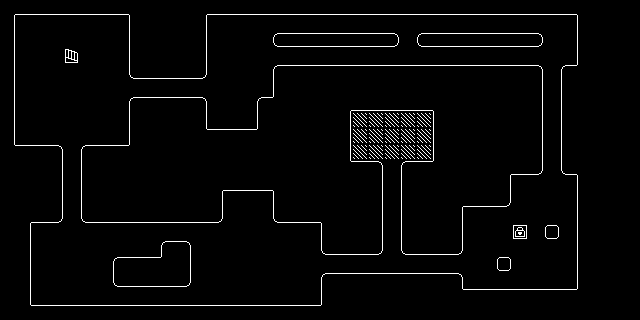

This is a level from a 2D game, rendered from its Tiled map with the project's own tilesets. A one-line summary and the map file follow, with tile-layer data summarised:
An orthogonal 40x20 tile map with 16x16 px tiles, 1 tile layer (Tile Layer 1) and 805 objects (505x wall, 276x ground, 15x bonus, 3x smudge, 2x spreader, ...).

<map version="1.8" tiledversion="1.8.4" orientation="orthogonal" renderorder="right-down" width="40" height="20" tilewidth="16" tileheight="16" infinite="0" nextlayerid="4" nextobjectid="810">
 <properties>
  <property name="bonusMessage" value="Paint attack range increased!" />
  <property name="paintGoalPercent" type="float" value="0.85" />
  <property name="rangeMod" type="int" value="2" />
 </properties>
 <tileset firstgid="1" source="default_tileset.tsx" />
 <layer id="1" name="Tile Layer 1" width="40" height="20">
  <data>[800 cells, 800 non-empty, 20 distinct tile ids]</data>
 </layer>
 <objectgroup id="3" name="collisionmap">
  <object id="1" type="wall" x="0" y="0" width="16" height="16" />
  <object id="2" type="wall" x="0" y="16" width="16" height="16" />
  <object id="3" type="wall" x="0" y="32" width="16" height="16" />
  <object id="4" type="wall" x="0" y="48" width="16" height="16" />
  <object id="5" type="wall" x="0" y="64" width="16" height="16" />
  <object id="6" type="wall" x="0" y="80" width="16" height="16" />
  <object id="7" type="wall" x="0" y="96" width="16" height="16" />
  <object id="8" type="wall" x="0" y="112" width="16" height="16" />
  <object id="9" type="wall" x="0" y="128" width="16" height="16" />
  <object id="10" type="wall" x="0" y="144" width="16" height="16" />
  <object id="11" type="wall" x="0" y="160" width="16" height="16" />
  <object id="12" type="wall" x="0" y="176" width="16" height="16" />
  <object id="13" type="wall" x="0" y="192" width="16" height="16" />
  <object id="14" type="wall" x="0" y="208" width="16" height="16" />
  <object id="15" type="wall" x="0" y="224" width="16" height="16" />
  <object id="16" type="wall" x="0" y="240" width="16" height="16" />
  <object id="17" type="wall" x="0" y="256" width="16" height="16" />
  <object id="18" type="wall" x="0" y="272" width="16" height="16" />
  <object id="19" type="wall" x="0" y="288" width="16" height="16" />
  <object id="20" type="wall" x="0" y="304" width="16" height="16" />
  <object id="21" type="wall" x="624" y="0" width="16" height="16" />
  <object id="22" type="wall" x="624" y="16" width="16" height="16" />
  <object id="23" type="wall" x="624" y="32" width="16" height="16" />
  <object id="24" type="wall" x="624" y="48" width="16" height="16" />
  <object id="25" type="wall" x="624" y="64" width="16" height="16" />
  <object id="26" type="wall" x="624" y="80" width="16" height="16" />
  <object id="27" type="wall" x="624" y="96" width="16" height="16" />
  <object id="28" type="wall" x="624" y="112" width="16" height="16" />
  <object id="29" type="wall" x="624" y="128" width="16" height="16" />
  <object id="30" type="wall" x="624" y="144" width="16" height="16" />
  <object id="31" type="wall" x="624" y="160" width="16" height="16" />
  <object id="32" type="wall" x="624" y="176" width="16" height="16" />
  <object id="33" type="wall" x="624" y="192" width="16" height="16" />
  <object id="34" type="wall" x="624" y="208" width="16" height="16" />
  <object id="35" type="wall" x="624" y="224" width="16" height="16" />
  <object id="36" type="wall" x="624" y="240" width="16" height="16" />
  <object id="37" type="wall" x="624" y="256" width="16" height="16" />
  <object id="38" type="wall" x="624" y="272" width="16" height="16" />
  <object id="39" type="wall" x="624" y="288" width="16" height="16" />
  <object id="40" type="wall" x="624" y="304" width="16" height="16" />
  <object id="41" type="wall" x="608" y="0" width="16" height="16" />
  <object id="42" type="wall" x="608" y="16" width="16" height="16" />
  <object id="43" type="wall" x="608" y="32" width="16" height="16" />
  <object id="44" type="wall" x="608" y="48" width="16" height="16" />
  <object id="45" type="wall" x="608" y="64" width="16" height="16" />
  <object id="46" type="wall" x="608" y="80" width="16" height="16" />
  <object id="47" type="wall" x="608" y="96" width="16" height="16" />
  <object id="48" type="wall" x="608" y="112" width="16" height="16" />
  <object id="49" type="wall" x="608" y="128" width="16" height="16" />
  <object id="50" type="wall" x="608" y="144" width="16" height="16" />
  <object id="51" type="wall" x="608" y="160" width="16" height="16" />
  <object id="52" type="wall" x="608" y="176" width="16" height="16" />
  <object id="53" type="wall" x="608" y="192" width="16" height="16" />
  <object id="54" type="wall" x="608" y="208" width="16" height="16" />
  <object id="55" type="wall" x="608" y="224" width="16" height="16" />
  <object id="56" type="wall" x="608" y="240" width="16" height="16" />
  <object id="57" type="wall" x="608" y="256" width="16" height="16" />
  <object id="58" type="wall" x="608" y="272" width="16" height="16" />
  <object id="59" type="wall" x="608" y="288" width="16" height="16" />
  <object id="60" type="wall" x="608" y="304" width="16" height="16" />
  <object id="61" type="wall" x="592" y="0" width="16" height="16" />
  <object id="62" type="wall" x="592" y="16" width="16" height="16" />
  <object id="63" type="wall" x="592" y="32" width="16" height="16" />
  <object id="64" type="wall" x="592" y="48" width="16" height="16" />
  <object id="65" type="wall" x="592" y="64" width="16" height="16" />
  <object id="66" type="wall" x="592" y="80" width="16" height="16" />
  <object id="67" type="wall" x="592" y="96" width="16" height="16" />
  <object id="68" type="wall" x="592" y="112" width="16" height="16" />
  <object id="69" type="wall" x="592" y="128" width="16" height="16" />
  <object id="70" type="wall" x="592" y="144" width="16" height="16" />
  <object id="71" type="wall" x="592" y="160" width="16" height="16" />
  <object id="72" type="wall" x="592" y="176" width="16" height="16" />
  <object id="73" type="wall" x="592" y="192" width="16" height="16" />
  <object id="74" type="wall" x="592" y="208" width="16" height="16" />
  <object id="75" type="wall" x="592" y="224" width="16" height="16" />
  <object id="76" type="wall" x="592" y="240" width="16" height="16" />
  <object id="77" type="wall" x="592" y="256" width="16" height="16" />
  <object id="78" type="wall" x="592" y="272" width="16" height="16" />
  <object id="79" type="wall" x="592" y="288" width="16" height="16" />
  <object id="80" type="wall" x="592" y="304" width="16" height="16" />
  <object id="81" type="wall" x="576" y="0" width="16" height="16" />
  <object id="82" type="wall" x="576" y="16" width="16" height="16" />
  <object id="83" type="wall" x="576" y="32" width="16" height="16" />
  <object id="84" type="wall" x="576" y="48" width="16" height="16" />
  <object id="85" type="wall" x="576" y="64" width="16" height="16" />
  <object id="86" type="wall" x="576" y="80" width="16" height="16" />
  <object id="87" type="wall" x="576" y="96" width="16" height="16" />
  <object id="88" type="wall" x="576" y="112" width="16" height="16" />
  <object id="89" type="wall" x="576" y="128" width="16" height="16" />
  <object id="90" type="wall" x="576" y="144" width="16" height="16" />
  <object id="91" type="wall" x="576" y="160" width="16" height="16" />
  <object id="92" type="wall" x="576" y="176" width="16" height="16" />
  <object id="93" type="wall" x="576" y="192" width="16" height="16" />
  <object id="94" type="wall" x="576" y="208" width="16" height="16" />
  <object id="95" type="wall" x="576" y="224" width="16" height="16" />
  <object id="96" type="wall" x="576" y="240" width="16" height="16" />
  <object id="97" type="wall" x="576" y="256" width="16" height="16" />
  <object id="98" type="wall" x="576" y="272" width="16" height="16" />
  <object id="99" type="wall" x="576" y="288" width="16" height="16" />
  <object id="100" type="wall" x="576" y="304" width="16" height="16" />
  </objectgroup>
 <objectgroup id="2" name="objects">
  <!-- 7 objects omitted --></objectgroup>
</map>
<!-- 705 of 805 objects omitted -->